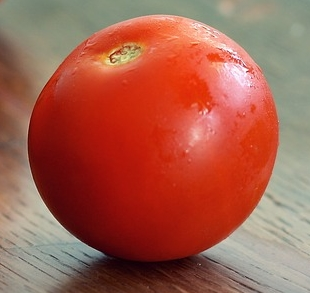
#> input picture tomat-single.jpg, 310 x 293 px, found by its file name
$ python lkp.py
#> lines starting #> are read from the running program, lines starting #| are printed output that depends on the picture
import numpy as np
import cv2
# bit.ly/LKP8-PCD

def treshold(img1):
    row, col, ch = img1.shape
    treshold = np.zeros((row, col, 1), np.uint8)
    for i in range(0, row):
        for j in range(0, col):
            val = img1[i, j]
            if (val < 65):
                val = 0
            if (val > 65):
                val = 255

            treshold.itemset((i, j, 0), val)
    return treshold

def substract(image, image2):
    row, col = image.shape
    canvas = np.zeros((row, col, 1), np.uint8)
    for i in range(0, row):
        for j in range(0, col):
            subs = int(image[i, j]) - int(image2[i, j])
            if (subs < 0):
                canvas.itemset((i, j, 0), 0)
            else:
                canvas.itemset((i, j, 0), subs)
    return canvas


def subrgbgray(rgb, treshold):
    row, col, raw = rgb.shape
    output = np.zeros((row, col, 3), np.uint8)
    for i in range(0, row):
        for j in range(0, col):
            if treshold[i, j] != 255:
                output.itemset((i, j, 0), 0)
                output.itemset((i, j, 1), 0)
                output.itemset((i, j, 2), 0)
            else:
                output[i, j] = rgb[i, j]
    return output


def ero(img, kernel):
    row, col, _ = img.shape
    canvas = np.zeros((row, col, 1), np.uint8)
    for i in range(0, row):
        for j in range(0, col):
            hasil = 0

            if (i - kernel // 2 < 0) or (i + kernel // 2 > row - 1) or (j - kernel // 2) < 0 or (
                    j + kernel // 2 > col - 1):
                continue
            for ii in range(i - kernel // 2, i + kernel // 2 + 1):
                for jj in range(j - kernel // 2, j + kernel // 2 + 1):
                    if img[ii][jj] > 0:
                        hasil += 1
            if (hasil == kernel * kernel):
                canvas.itemset((i, j, 0), 255)
    return canvas


def dil(img, kernel):
    row, col, _ = img.shape
    canvas = np.zeros((row, col, 1), np.uint8)
    for i in range(0, row):
        for j in range(0, col):
            hasil = 0

            if (i - kernel // 2 < 0) or (i + kernel // 2 > row - 1) or (j - kernel // 2) < 0 or (
                    j + kernel // 2 > col - 1):
                continue
            for ii in range(i - kernel // 2, i + kernel // 2 + 1):
                for jj in range(j - kernel // 2, j + kernel // 2 + 1):
                    if img[ii][jj] > 0:
                        hasil += 1
            if (hasil > 0):
                canvas.itemset((i, j, 0), 255)
    return canvas

def load_image(filename="FACE DETECTION.png"):
#> called with filename = 'tomat-single.jpg'
    image = cv2.imread(filename)
#> image is the input picture: shape (293, 310, 3); mean B, G, R 76.4, 93.7, 165.1
    return image


def main():
    # load image pada soal
    image = load_image('tomat-single.jpg')

    b,g,r = cv2.split(image)
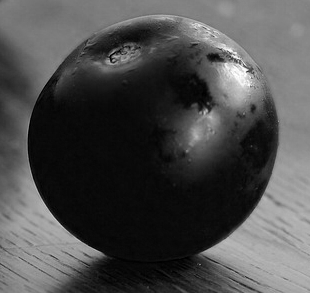
#> b: shape (293, 310); min 0, max 255, mean 76.4
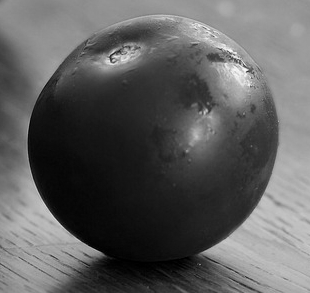
#> g: shape (293, 310); min 0, max 249, mean 93.7
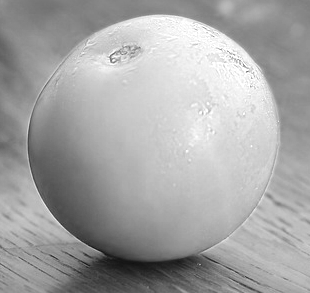
#> r: shape (293, 310); min 17, max 255, mean 165.1
    b = treshold(substract(r,g))
#> after the loop in substract, `for i in range(0, row):`:
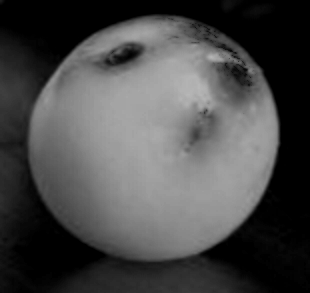
#> canvas: shape (293, 310, 1); min 0, max 183, mean 73.4
#> in treshold, `row, col, ch = img1.shape`: row = 293; col = 310; ch = 1
#> after the loop in treshold, `for i in range(0, row):`:
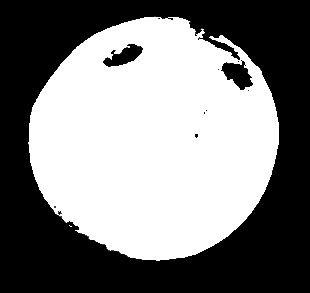
#> treshold: shape (293, 310, 1); min 0, max 255, mean 128.4

    cv2.imshow("r", r)
    cv2.imshow("g", g)

    cv2. imshow("1", substract(r,g))
    cv2.imshow("2", b)

    kernel3 = np.ones((3,3), np.uint8)
    kernel5 = np.ones((5,5), np.uint8)

    dilation5 = cv2.dilate(b, kernel3, iterations = 16)
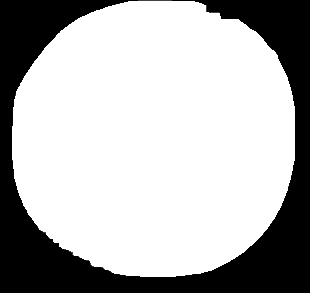
#> dilation5: shape (293, 310); min 0, max 255, mean 179.6
    cv2.imshow("dilate", dilation5)
    final = cv2.erode(dilation5, kernel3, iterations = 16)

    # [5 lines of commented-out code are left out]

    cv2.imshow("hasil",b)
    cv2.imshow("final", final)

    b = subrgbgray(image, b)
#> after the loop in subrgbgray, `for i in range(0, row):`:
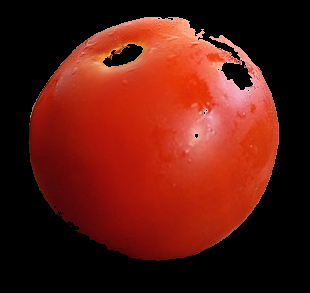
#> output: shape (293, 310, 3); mean B, G, R 16.7, 26.3, 92.9

    cv2.waitKey(0)

# Fungsi main yang menjalankan program
main()
